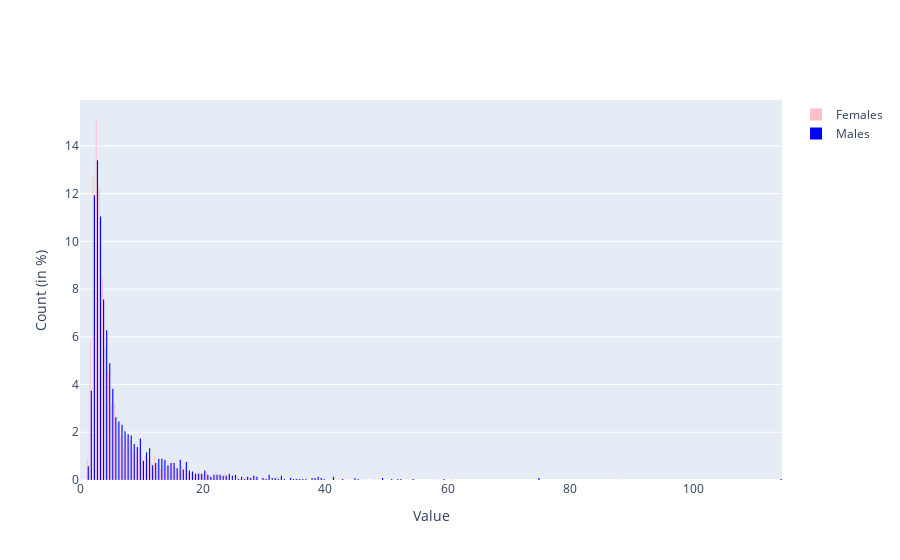

Write notebook code for a chart like this one.
### Code cell
import plotly.graph_objs as go

fig = go.Figure()

fig.add_histogram(x=scalars.loc[SEX_VALUE["female"], selected_feature], name="Females", histnorm="percent", marker=dict(color="pink"))

fig.add_histogram(x=scalars.loc[SEX_VALUE["male"], selected_feature], name="Males", histnorm="percent", marker=dict(color="blue"))

fig.update_layout(
    xaxis_title_text='Value',
    yaxis_title_text='Count (in %)',
    bargap=0.2,
    bargroupgap=0.1
)

fig.show()

### Figure 1 — Plotly figure (JSON) as saved in the notebook; plotly's stock layout.template omitted (floating-point values rounded to 4 significant figures; data arrays with more than 128 entries replaced by an {"elided": "..."} marker saying what was removed)
{"data": [{"histnorm": "percent", "marker": {"color": "pink"}, "name": "Females", "type": "histogram", "x": {"elided": "2750 float values"}}, {"histnorm": "percent", "marker": {"color": "blue"}, "name": "Males", "type": "histogram", "x": {"elided": "2247 float values"}}], "layout": {"bargap": 0.2, "bargroupgap": 0.1, "xaxis": {"title": {"text": "Value"}}, "yaxis": {"title": {"text": "Count (in %)"}}}}
